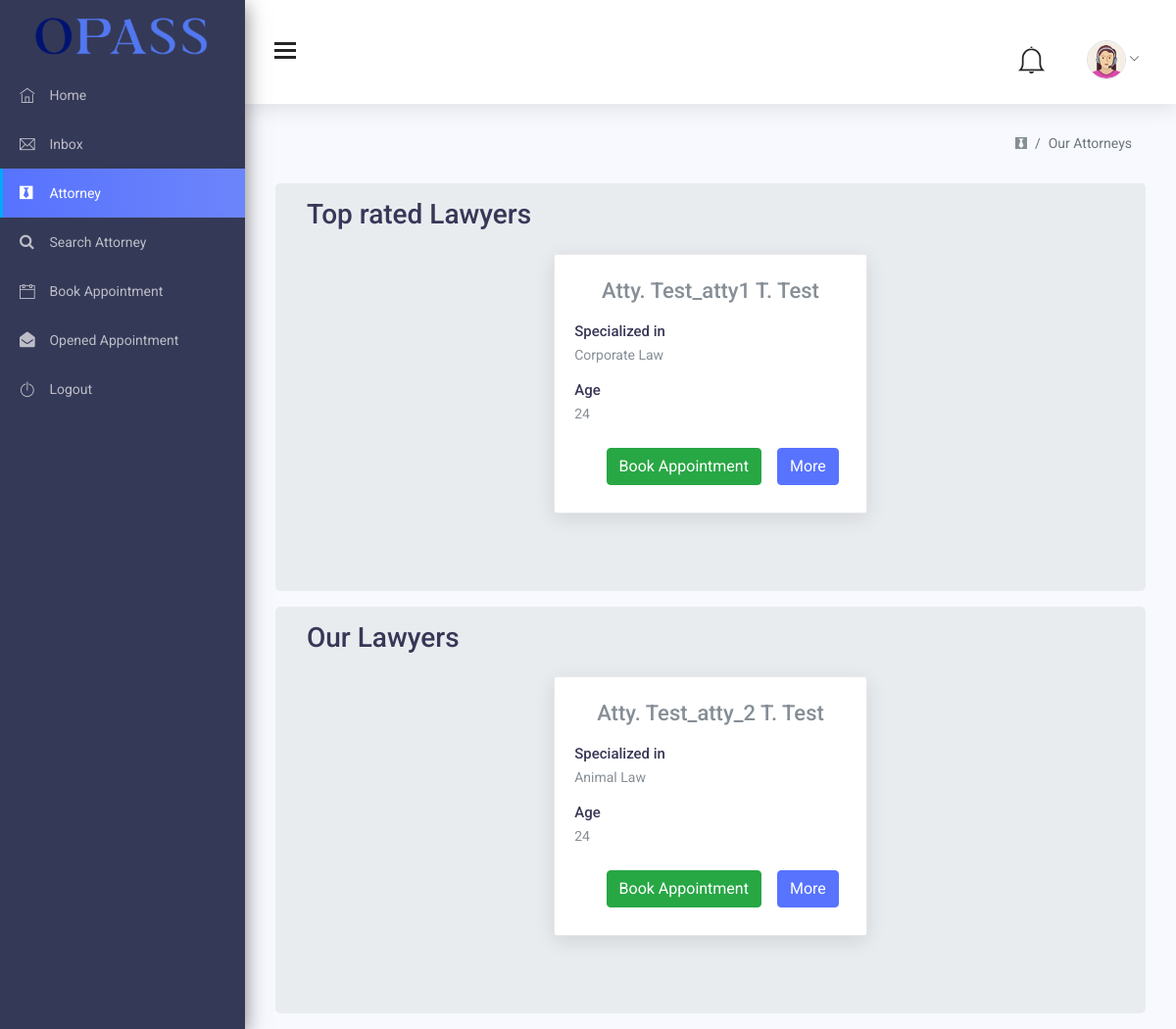
Screenshot of /pages/Users/attorneys.php (signed in) with the database file from the repository.
### tables this page shows
CREATE TABLE `users` (
  `id` int(11) NOT NULL,
  `profile` text DEFAULT NULL,
  `fname` text NOT NULL,
  `mname` text NOT NULL,
  `lname` text NOT NULL,
  `email` text NOT NULL,
  `contact` text NOT NULL,
  `address` text NOT NULL,
  `birthday` date DEFAULT NULL,
  `schedule` text DEFAULT NULL,
  `year_exp` int(11) DEFAULT NULL,
  `specialization_id` int(11) NOT NULL,
  `role` text NOT NULL,
  `uname` text NOT NULL,
  `password` text NOT NULL,
  `opened_appointment` tinyint(1) NOT NULL DEFAULT 0
);

CREATE TABLE `specialization` (
  `specialization_id` int(11) NOT NULL,
  `specialization_name` text NOT NULL,
  `spec_description` varchar(300) NOT NULL
);

### pages/Users/attorneys.php (the view, shortened to what this page needs)
<?php
include_once("../../backend/conn.php");
$user = mysqli_fetch_object(
  mysqli_query(
    $con,
    "SELECT * FROM users WHERE id = $_SESSION[id]"
  )
);
?>
<!DOCTYPE html>
<html lang="en">
<head>
  <link href="../../assets/css/lib/font-awesome.min.css" rel="stylesheet">
  <link href="../../assets/css/lib/themify-icons.css" rel="stylesheet">
  <link href="../../assets/css/lib/owl.carousel.min.css" rel="stylesheet" />
  <link href="../../assets/css/lib/owl.theme.default.min.css" rel="stylesheet" />
  <link href="../../assets/css/lib/weather-icons.css" rel="stylesheet" />
  <link href="../../assets/css/lib/menubar/sidebar.css" rel="stylesheet">
  <link href="../../assets/css/lib/bootstrap.min.css" rel="stylesheet">
  <link href="../../assets/css/lib/helper.css" rel="stylesheet">
  <link href="../../assets/css/style.css" rel="stylesheet">
</head>
<body>
  <?php include("../../components/side-nav.php"); ?>
  <?php include("../../components/top-nav.php") ?>
  <div class="content-wrap">
    <div class="main">
      <div class="container-fluid">
        <div class="page-header">
          <div class="page-title">
            <ol class="breadcrumb">
              <li class="breadcrumb-item"><a href="#"><i class="fa fa-black-tie"></i></a></li>
              <li class="breadcrumb-item active">Our Attorneys</li>
            </ol>
          </div>
        </div>
        <section id="main-content">
          <div class="jumbotron m-3" style="padding-top: 15px;">
            <h3>
              Top rated Lawyers
            </h3>
            <div class="row d-flex justify-content-center">
              <?php
              $featuredQuery = mysqli_query(
                $con,
                "SELECT * FROM users u INNER JOIN specialization s on u.specialization_id = s.specialization_id WHERE `role`='atty' and year_exp > 9"
              );
              if (mysqli_num_rows($featuredQuery) > 0) :
                while ($featuredAtty = mysqli_fetch_object($featuredQuery)) :
              ?>
                  <div class="col-lg-5">
                    <div class="card">
                      <div class="card-body">
                        <div class="user-profile">
                          <div class="d-flex flex-column">
                            <center>
                              <div class="user-profile-name">
                                <?= ucwords("Atty. " . "$featuredAtty->fname " . $featuredAtty->mname[0] . ".
                                $featuredAtty->lname") ?>
                              </div>
                            </center>
                          </div>
                          <div class="user-work mt-3">
                            <div class="work-content">
                              <h3>Specialized in</h3>
                              <p><?= $featuredAtty->specialization_name ?></p>
                            </div>
                            <div class="work-content">
                              <h3>Age</h3>
                              <p>
                                <?php
                                $bday = new DateTime($featuredAtty->birthday);
                                $today = new Datetime(date('y-m-d'));
                                $diff = $today->diff($bday);
                                printf(
                                  '%d',
                                  $diff->y
                                ); ?>
                              </p>
                            </div>
                          </div>
                          <div class="d-flex justify-content-end">
                            <a href="book-appointment.php?attyId=<?= $featuredAtty->id ?>" class="btn btn-success m-2">Book Appointment</a>
                            <a href="attorney-details.php?id=<?= $featuredAtty->id ?>" class="btn btn-primary m-2">More</a>
                          </div>
                        </div>
                      </div>
                    </div>
                  </div>
                <?php endwhile; ?>
              <?php else : ?>
                <h2 style="margin-top: 20px;">No top rated lawyers to display.</h2>
              <?php
              endif; ?>
            </div>
          </div>
          <div class="jumbotron m-3" style="padding-top: 15px;">
            <h3>
              Our Lawyers
            </h3>
            <div class="row d-flex justify-content-center">
              <?php
              $featuredQuery = mysqli_query(
                $con,
                "SELECT * FROM users u INNER JOIN specialization s on u.specialization_id = s.specialization_id WHERE `role`='atty'and year_exp < 9"
              );
              if (mysqli_num_rows($featuredQuery) > 0) :
                while ($featuredAtty = mysqli_fetch_object($featuredQuery)) :
              ?>
                  <div class="col-lg-5">
                    <div class="card">
                      <div class="card-body">
                        <div class="user-profile">
                          <div class="d-flex flex-column">
                            <center>
                              <div class="user-profile-name">
                                <?= ucwords("Atty. " . "$featuredAtty->fname " . $featuredAtty->mname[0] . ".
                                $featuredAtty->lname") ?>
                              </div>
                            </center>
                          </div>
                          <div class="user-work mt-3">
                            <div class="work-content">
                              <h3>Specialized in</h3>
                              <p><?= $featuredAtty->specialization_name ?></p>
                            </div>
                            <div class="work-content">
                              <h3>Age</h3>
                              <p>
                                <?php
                                $bday = new DateTime($featuredAtty->birthday);
                                $today = new Datetime(date('y-m-d'));
                                $diff = $today->diff($bday);
                                printf(
                                  '%d',
                                  $diff->y
                                ); ?>
                              </p>
                            </div>
                          </div>
                          <div class="d-flex justify-content-end">
                            <a href="book-appointment.php?attyId=<?= $featuredAtty->id ?>" class="btn btn-success m-2">Book Appointment</a>
                            <a href="attorney-details.php?id=<?= $featuredAtty->id ?>" class="btn btn-primary m-2">More</a>
                          </div>
                        </div>
                      </div>
                    </div>
                  </div>
                <?php endwhile; ?>
              <?php else : ?>
                <h2 style="margin-top: 20px;">No top rated lawyers to display.</h2>
              <?php
              endif; ?>
            </div>
          </div>
        </section>
      </div>
    </div>
  </div>
</body>
</html>

### components/top-nav.php (shortened to what this page needs)
<div class="header">
  <div class="container-fluid">
    <div class="row">
      <div class="col-lg-12">
        <div class="float-left">
          <div class="hamburger sidebar-toggle">
            <span class="line"></span>
            <span class="line"></span>
            <span class="line"></span>
          </div>
        </div>
        <div class="float-right">
          <div class="dropdown dib" id="notification">
            <div class="header-icon" data-toggle="dropdown">
              <i class="ti-bell mr-2" style="font-size: 30px;" id="notificationIcon">
              </i>
            </div>
          </div>
          <div class="dropdown dib">
            <div class="header-icon" data-toggle="dropdown">
              <span class="user-avatar">
                <img class="rounded-circle border " src="../../profile-photo/<?= $user->profile == null ? 'default.png' : $user->profile ?>" style="width: 40px; height: 40px;">
                <i class="ti-angle-down f-s-10"></i>
              </span>
            </div>
          </div>
        </div>
      </div>
    </div>
  </div>
</div>

### rows the page displays
users: profile (picture)
users: fname+mname+lname "Atty. Test_atty1 T. Test", specialization.specialization_name "Corporate Law", birthday "24"
users: fname+mname+lname "Atty. Test_atty_2 T. Test", specialization.specialization_name "Animal Law", birthday "24"

### other values shown
$data['title'] "Home"
$data['title'] "Inbox"
$data['title'] "Attorney"
$data['title'] "Search Attorney"
$data['title'] "Book Appointment"
$data['title'] "Opened Appointment"
